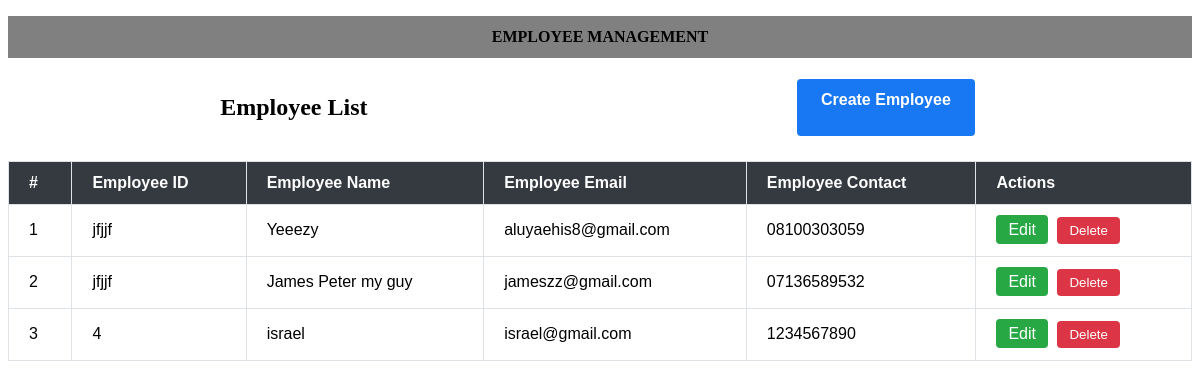
Before: / with the older database file.
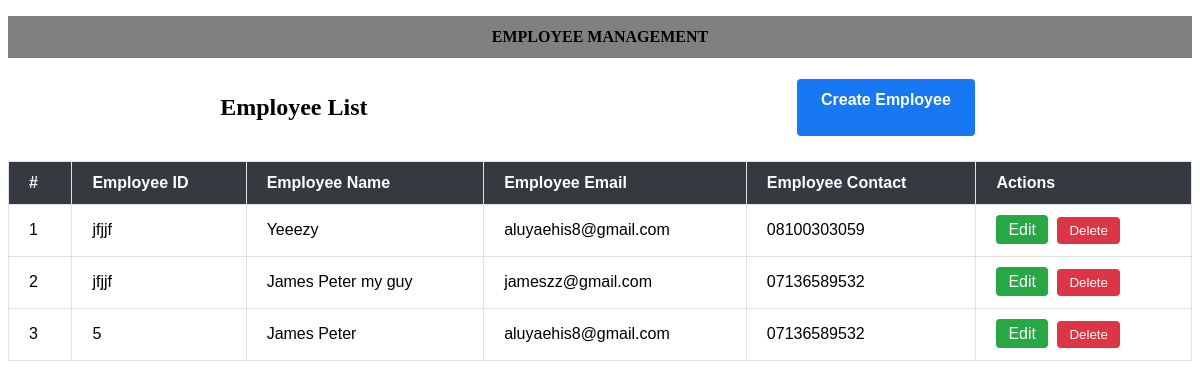
After: the same page with the newer database file.
### employee/models.py (models this page shows, shortened)
class Employee(models.Model):
    employee_id = models.CharField(max_length=30)
    employee_name = models.CharField(max_length=100)
    employee_email = models.EmailField()
    employee_contact = models.CharField(max_length=20)

### employee/views.py (the view)
# urls.py: path('', employee_list, name='list'),
def employee_list(request):
     employee = Employee.objects.all()
     return render(request, 'list.html', {'employee':employee})

### employee/templates/list.html (shortened to what this page needs)
{% extends 'base.html' %}
{% load static %}
{% block content %}
<div class="arrange">
  <h2><span class="emp_class1">Employee</span> <span class="emp_span2">List</span></h2>
  <a class="class-btn" href="{% url 'create' %}">Create Employee</a>
</div>
<table class="table table-bordered">
  <thead class="table-dark">
    <tr>
      <th>#</th>
      <th>Employee ID</th>
      <th>Employee Name</th>
      <th>Employee Email</th>
      <th>Employee Contact</th>
      <th>Actions</th>
    </tr>
  </thead>
  <tbody>
    {% if employee %}
    {% for emp in employee %}
    <tr>
      <td>{{ forloop.counter }}</td>
      <td>{{ emp.employee_id }}</td>
      <td>{{ emp.employee_name }}</td>
      <td>{{ emp.employee_email }}</td>
      <td>{{ emp.employee_contact }}</td>
      <td>
        <a href="{% url 'update' emp.pk %}" class="btn btn-success">Edit</a>
        <form action="{% url 'delete' emp.pk %}" method="post" style="display: inline;">
          <button type="submit" class="btn btn-danger" onclick="return confirm('Are you sure you want to delete this Employee?')">Delete</button>
        </form>
      </td>
    </tr>
    {% endfor %} {% else %}
    <tr>
      <td class="message">No employee found!</td>
    </tr>
    {%endif%}
  </tbody>
</table>
{% endblock %}

### employee/templates/base.html (shortened to what this page needs)
<!DOCTYPE html>
{% load static %}
<html lang="en">
  <head>
    <link rel="stylesheet" href="{% static 'CSS/style.css' %}" />
  </head>
  <body>
    <div>
      <nav class="navbar-brand-holder">
        <a class="navbar-brand" href="{% url 'list' %}">EMPLOYEE MANAGEMENT</a>
      </nav>
      <div>{% block content %} {% endblock %}</div>
    </div>
  </body>
</html>

### static/CSS/style.css (style rules this page uses)
.table { width: 100%; border-collapse: collapse; margin-top: 20px; font-family: Arial, sans-serif; }
.table th, .table td { padding: 12px 20px; border: 1px solid #dee2e6; text-align: left; }
.table-dark { background-color: #343a40; color: white; }
.btn-success { background-color: #28a745; color: white; padding: 6px 12px; border: none; border-radius: 4px; text-decoration: none; cursor: pointer; transition: background-color 0.3s; }
.btn-danger { background-color: #dc3545; color: white; padding: 6px 12px; border: none; border-radius: 4px; cursor: pointer; transition: background-color 0.3s; }
.btn-success, .btn-danger { margin-right: 5px; }
.arrange { display: flex; justify-content: space-around; flex-wrap: wrap; }
.class-btn { border: none; text-decoration: none; background-color: #1877f2; border-radius: 4px; cursor: pointer; color: white; text-align: center; align-items: center; justify-items: center; display: inline-block; padding: 12px 24px; font-family: Arial, sans-serif; font-weight: bold; transition: background-color 0.3s; margin: 5px; }
.navbar-brand { text-decoration: none; color: black; width: auto; margin-bottom: 1em; margin-top: 1em; font-weight: bolder; background-color: grey; padding: 12px 24px; display: block; text-align: center; }

Changed rows visible on the page:
removed Employee: employee_id "4", employee_name "israel", employee_email "israel@gmail.com", employee_contact "1234567890"
added Employee: employee_id "5", employee_name "James Peter", employee_email "aluyaehis8@gmail.com", employee_contact "07136589532"
